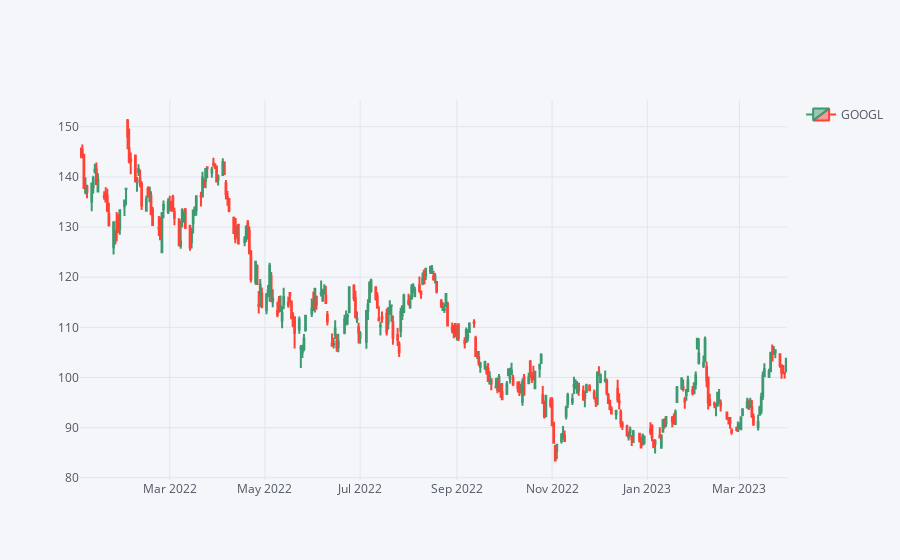
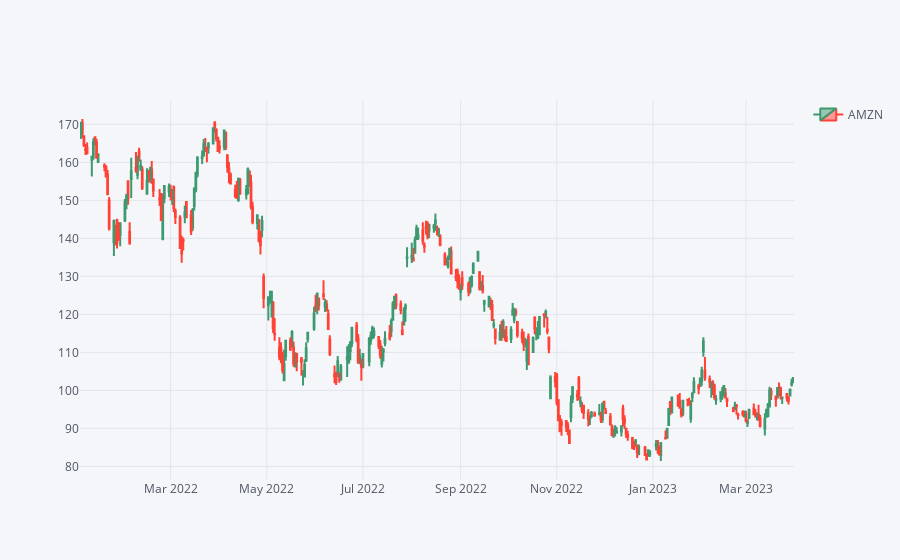
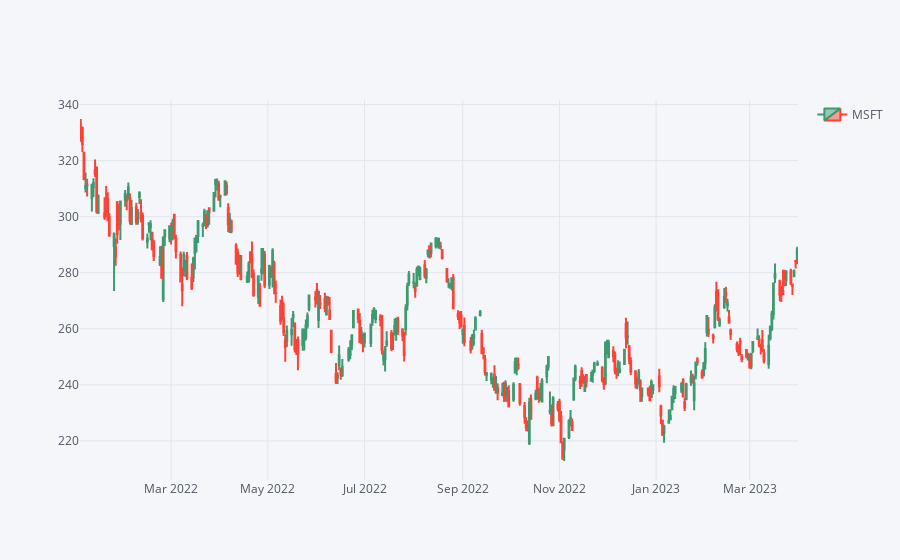

Write notebook code for charts like these, in order.
### Code cell
for stock in stocks:
    stocks_dataframe[stock][['Open', 'High', 'Low', 'Close']].iplot(kind='candle',name=stock,showlegend=True)

### Figure 1 — Plotly figure (JSON) as saved in the notebook; plotly's stock layout.template omitted (floating-point values rounded to 4 significant figures; data arrays with more than 128 entries replaced by an {"elided": "..."} marker saying what was removed)
{"data": [{"close": {"elided": "313 float values"}, "high": {"elided": "313 float values"}, "low": {"elided": "313 float values"}, "name": "GOOGL", "open": {"elided": "313 float values"}, "showlegend": true, "type": "candlestick", "x": {"elided": "313 str values"}, "yaxis": "y2"}], "layout": {"legend": {"bgcolor": "#F5F6F9", "font": {"color": "#4D5663"}}, "paper_bgcolor": "#F5F6F9", "plot_bgcolor": "#F5F6F9", "showlegend": true, "title": {"font": {"color": "#4D5663"}}, "xaxis": {"gridcolor": "#E1E5ED", "rangeslider": {"visible": false}, "showgrid": true, "tickfont": {"color": "#4D5663"}, "title": {"font": {"color": "#4D5663"}, "text": ""}, "zerolinecolor": "#E1E5ED"}, "yaxis": {"gridcolor": "#E1E5ED", "showgrid": true, "showticklabels": false, "tickfont": {"color": "#4D5663"}, "title": {"font": {"color": "#4D5663"}, "text": ""}, "zerolinecolor": "#E1E5ED"}, "yaxis2": {"gridcolor": "#E1E5ED", "showgrid": true, "tickfont": {"color": "#4D5663"}, "title": {"font": {"color": "#4D5663"}, "text": ""}, "zerolinecolor": "#E1E5ED"}}}

### Figure 2 — Plotly figure (JSON) as saved in the notebook; plotly's stock layout.template omitted (floating-point values rounded to 4 significant figures; data arrays with more than 128 entries replaced by an {"elided": "..."} marker saying what was removed)
{"data": [{"close": {"elided": "313 float values"}, "high": {"elided": "313 float values"}, "low": {"elided": "313 float values"}, "name": "AMZN", "open": {"elided": "313 float values"}, "showlegend": true, "type": "candlestick", "x": {"elided": "313 str values"}, "yaxis": "y2"}], "layout": {"legend": {"bgcolor": "#F5F6F9", "font": {"color": "#4D5663"}}, "paper_bgcolor": "#F5F6F9", "plot_bgcolor": "#F5F6F9", "showlegend": true, "title": {"font": {"color": "#4D5663"}}, "xaxis": {"gridcolor": "#E1E5ED", "rangeslider": {"visible": false}, "showgrid": true, "tickfont": {"color": "#4D5663"}, "title": {"font": {"color": "#4D5663"}, "text": ""}, "zerolinecolor": "#E1E5ED"}, "yaxis": {"gridcolor": "#E1E5ED", "showgrid": true, "showticklabels": false, "tickfont": {"color": "#4D5663"}, "title": {"font": {"color": "#4D5663"}, "text": ""}, "zerolinecolor": "#E1E5ED"}, "yaxis2": {"gridcolor": "#E1E5ED", "showgrid": true, "tickfont": {"color": "#4D5663"}, "title": {"font": {"color": "#4D5663"}, "text": ""}, "zerolinecolor": "#E1E5ED"}}}

### Figure 3 — Plotly figure (JSON) as saved in the notebook; plotly's stock layout.template omitted (floating-point values rounded to 4 significant figures; data arrays with more than 128 entries replaced by an {"elided": "..."} marker saying what was removed)
{"data": [{"close": {"elided": "313 float values"}, "high": {"elided": "313 float values"}, "low": {"elided": "313 float values"}, "name": "MSFT", "open": {"elided": "313 float values"}, "showlegend": true, "type": "candlestick", "x": {"elided": "313 str values"}, "yaxis": "y2"}], "layout": {"legend": {"bgcolor": "#F5F6F9", "font": {"color": "#4D5663"}}, "paper_bgcolor": "#F5F6F9", "plot_bgcolor": "#F5F6F9", "showlegend": true, "title": {"font": {"color": "#4D5663"}}, "xaxis": {"gridcolor": "#E1E5ED", "rangeslider": {"visible": false}, "showgrid": true, "tickfont": {"color": "#4D5663"}, "title": {"font": {"color": "#4D5663"}, "text": ""}, "zerolinecolor": "#E1E5ED"}, "yaxis": {"gridcolor": "#E1E5ED", "showgrid": true, "showticklabels": false, "tickfont": {"color": "#4D5663"}, "title": {"font": {"color": "#4D5663"}, "text": ""}, "zerolinecolor": "#E1E5ED"}, "yaxis2": {"gridcolor": "#E1E5ED", "showgrid": true, "tickfont": {"color": "#4D5663"}, "title": {"font": {"color": "#4D5663"}, "text": ""}, "zerolinecolor": "#E1E5ED"}}}
